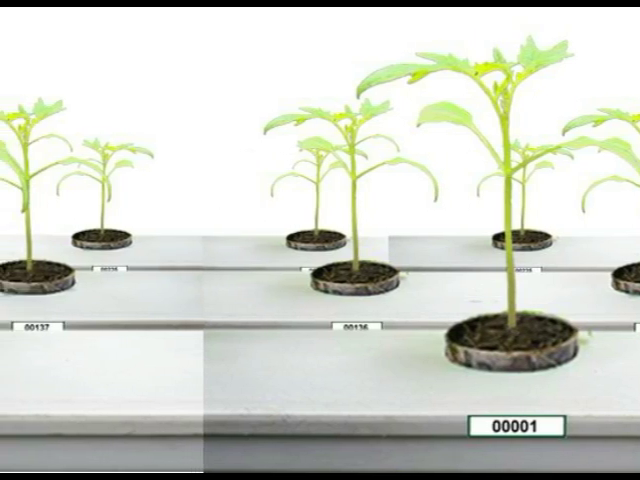
#> input picture frame 63 of plants/v1.mp4, 640 x 480 px
$ jupyter execute 'Plant Height Detection.ipynb'
#> lines starting #> are read from the running program, lines starting #| are printed output that depends on the picture; after the words box and inside, x2 and y2 are one past the last pixel; in counts of white or black regions, pixels touching at a corner belong together
[cell 1]
import cv2
import numpy as np


source=cv2.VideoCapture('plants/v1.mp4')

while(True):

    ret,frame=source.read()
#> frame is the input picture: shape (480, 640, 3); mean B, G, R 203.1, 212.1, 208.7

    height,width=frame.shape[0:2]
#> height = 480; width = 640

    frame=cv2.resize(frame,(int(width/2),int(height/2)))
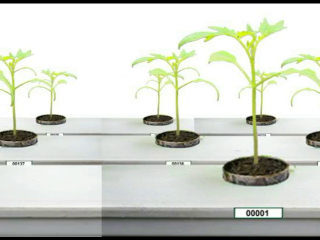
#> frame: shape (240, 320, 3); mean B, G, R 203.2, 212.2, 208.8

    hsv = cv2.cvtColor(frame, cv2.COLOR_BGR2HSV)
#> hsv: shape (240, 320, 3); mean H, S, V 39, 15.1, 212.6

    lower_color = np.array([28,70,133])
    upper_color = np.array([70, 255,255])

    mask = cv2.inRange(hsv, lower_color, upper_color)
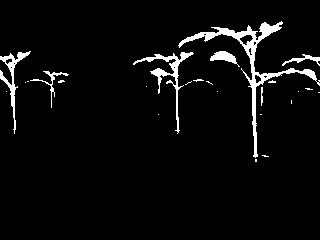
#> mask: shape (240, 320); 4.4% white; 25 white regions (18 under 20 px)

    res = cv2.bitwise_and(frame,frame, mask= mask)
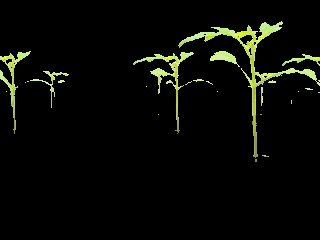
#> res: shape (240, 320, 3); mean B, G, R 5.5, 9.9, 8.7

    contours, hierarchy = cv2.findContours(mask, cv2.RETR_TREE,cv2.CHAIN_APPROX_SIMPLE)
#> contours = 35 contours, 26 with area under 20; largest, box (x1, y1, x2, y2) and area: (178, 21, 320, 158) 1439, (133, 52, 194, 134) 454, (0, 51, 31, 134) 364, (210, 51, 240, 67) 172, (282, 54, 320, 66) 92

    print('no. contours:',len(contours))
#| no. contours: 35

    for cnt in contours:
        #cv2.drawContours(frame, [cnt], 0, (0,255,255), 3)
        area=cv2.contourArea(cnt)
        print(area)
        if(area>2000):

            cv2.drawContours(frame, [cnt], -1, (0,255,255), 1)
            x,y,w,h = cv2.boundingRect(cnt)
            cv2.rectangle(frame,(x,y),(x+w,y+h),(0,255,0),2)
            cv2.circle(frame,(int(x+w/2),y),5,(0,0,255),-1)
            cv2.circle(frame,(int(x+w/2),y+h),5,(0,0,255),-1)
            cv2.putText(frame,"Height:"+str(h),(x+w,y+h),cv2.FONT_HERSHEY_SIMPLEX,1,(255,255,255),2)
#> this loop made 35 passes
#> area on passes 20, 21, 22, 24, 25, 28, 29, 31, 34: 74, 91.5, 453.5, 171.5, 364.5, 28, 1439, 42, 89
#| 2.0
#| 2.0
#| 0.0
#| 0.0
#| 0.0
#| 0.0
#| 0.0
#| 0.0
#> (further printed lines are left out)

    cv2.imshow('frame',frame)
    cv2.imshow('mask',mask)

    k = cv2.waitKey(100)
#> (key Esc is pressed here)

cv2.destroyAllWindows()

$ run again, starting later in the video
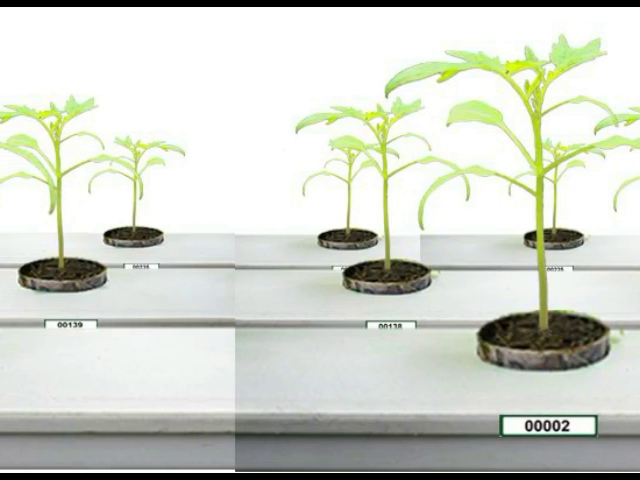
#> input picture frame 286 of plants/v1.mp4, 640 x 480 px
#> frame is the input picture: shape (480, 640, 3); mean B, G, R 202.1, 211.7, 208
#> frame: shape (240, 320, 3)
#> hsv: shape (240, 320, 3); mean H, S, V 40, 16, 212.2
#> `mask = cv2.inRange(hsv, lower_color, upper_color)`:
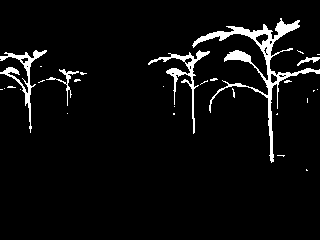
#> mask: shape (240, 320); 5% white; 29 white regions (24 under 20 px)
#> `res = cv2.bitwise_and(frame,frame, mask= mask)`:
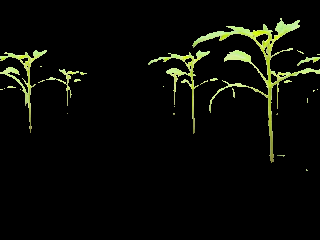
#> res: shape (240, 320, 3); mean B, G, R 6, 11, 9.7
#> contours = 41 contours, 32 with area under 20; largest, box (x1, y1, x2, y2) and area: (192, 18, 320, 163) 1782, (148, 50, 210, 134) 491, (0, 50, 47, 133) 478, (255, 33, 269, 46) 90, (46, 69, 79, 106) 80
#| no. contours: 41
#> the loop `for cnt in contours:` made 41 passes
#> area on passes 22, 24, 27, 30, 31, 33, 34, 37: 80, 52.5, 491, 32.5, 478.5, 30, 1782.5, 51
#> (printed output is left out)

$ run again, starting later in the video
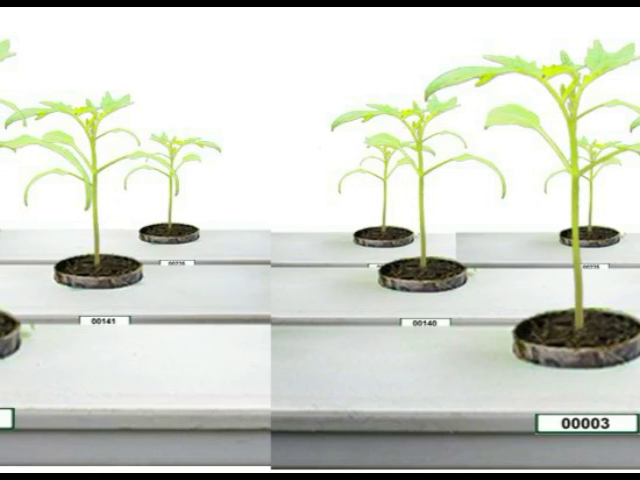
#> input picture frame 509 of plants/v1.mp4, 640 x 480 px
#> frame is the input picture: shape (480, 640, 3); mean B, G, R 202.6, 211.8, 208.2
#> frame: shape (240, 320, 3)
#> hsv: shape (240, 320, 3); mean H, S, V 39, 15.4, 212.3
#> `mask = cv2.inRange(hsv, lower_color, upper_color)`:
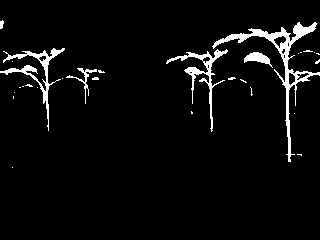
#> mask: shape (240, 320); 4.6% white; 29 white regions (23 under 20 px)
#> `res = cv2.bitwise_and(frame,frame, mask= mask)`:
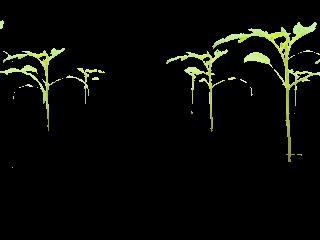
#> res: shape (240, 320, 3); mean B, G, R 5.6, 10.2, 9
#> contours = 40 contours, 30 with area under 20; largest, box (x1, y1, x2, y2) and area: (212, 22, 320, 162) 1384, (0, 48, 65, 131) 554, (166, 49, 228, 132) 517, (244, 52, 273, 68) 174, (273, 35, 287, 49) 88
#| no. contours: 40
#> the loop `for cnt in contours:` made 40 passes
#> area on passes 17, 24, 26, 29, 31, 32, 33, 34: 79, 174.5, 517, 33, 553.5, 31.5, 1383.5, 51
#> (printed output is left out)
